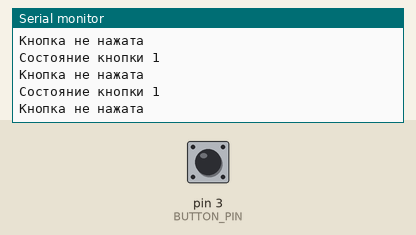
Recording of a sketch running on a simulated Arduino Uno, built with avr-gcc and run on an emulated ATmega328P. Shown: the last lines printed to the serial monitor. Inputs (shaded band) come from the test bench; at power-on: pin 3 (BUTTON_PIN) HIGH.

Above: at 1.8 s.
1.9 s: pin 3 (BUTTON_PIN) pulled LOW for 0.6 s
At 2.33 s:
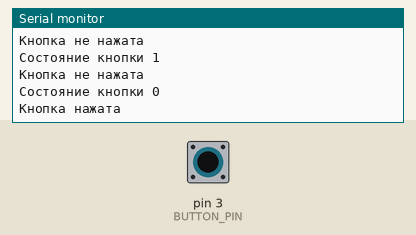
4.0 s: pin 3 (BUTTON_PIN) driven LOW
At 4.84 s:
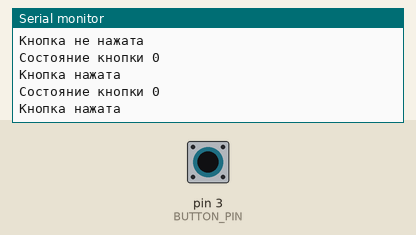
7.0 s: pin 3 (BUTTON_PIN) driven HIGH
At 7.34 s:
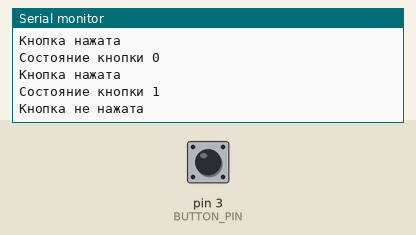
10.0 s: pin 3 (BUTTON_PIN) driven LOW
At 10.36 s:
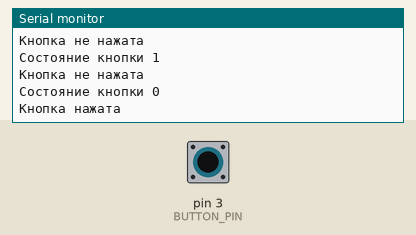
13.0 s: pin 3 (BUTTON_PIN) driven HIGH
At 13.36 s:
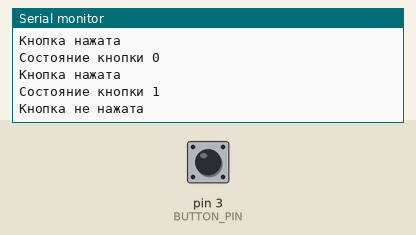
16.0 s: pin 3 (BUTTON_PIN) driven LOW
At 16.37 s:
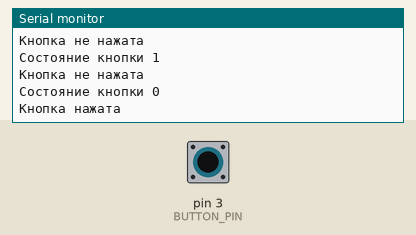

Measured:
- after the input at 1.9 s, the serial monitor: prints a new line after 0.11 s (image 1)
- after the input at 7.0 s, the serial monitor: prints a new line at once (image 3)
- after the input at 10.0 s, the serial monitor: prints a new line at once (image 4)
- after the input at 13.0 s, the serial monitor: prints a new line at once (image 5)
- after the input at 16.0 s, the serial monitor: prints a new line after 0.05 s (image 6)

The sketch:

lesson_02_button_control.ino
```cpp
#define BUTTON_PIN 3

int pinState = 0;

void setup() {
  Serial.begin(9600);
  pinMode(BUTTON_PIN, INPUT);
  digitalWrite(BUTTON_PIN, HIGH);
}

void loop() {
  pinState = digitalRead(BUTTON_PIN);
  Serial.print("Состояние кнопки ");
  Serial.println(pinState);

  if (pinState == HIGH) {
    Serial.println("Кнопка не нажата");
  }
  else {
    Serial.println("Кнопка нажата");
  }

  delay(500);
}
```
